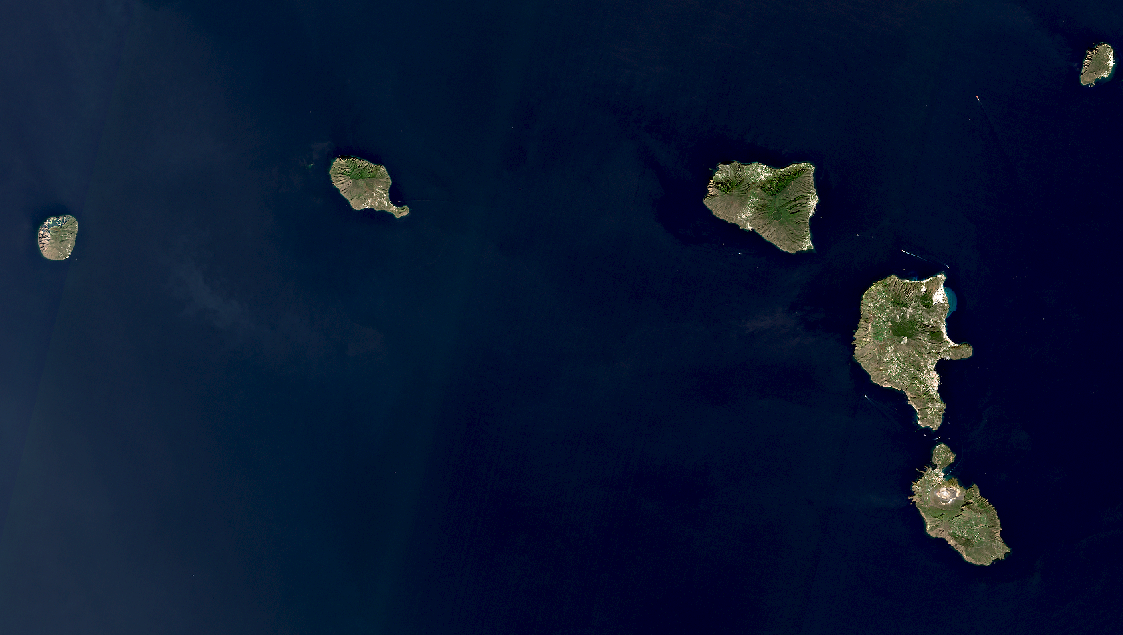
#> input picture Assignments/class/Aeolean_sentinel2.png, 1123 x 635 px
$ jupyter execute islands.ipynb
#> lines starting #> are read from the running program, lines starting #| are printed output that depends on the picture; after the words box and inside, x2 and y2 are one past the last pixel; in counts of white or black regions, pixels touching at a corner belong together
[cell 1]
#islands
import cv2
import matplotlib.pyplot as plt
import numpy as np

# read the image
image = cv2.imread('Aeolean_sentinel2.png')
#> image is the input picture: shape (635, 1123, 3); mean B, G, R 48.7, 21.5, 8.6
# convert to RGB
image_rgb = cv2.cvtColor(image, cv2.COLOR_BGR2RGB)
# convert to grayscale
gray = cv2.cvtColor(image_rgb, cv2.COLOR_RGB2GRAY)
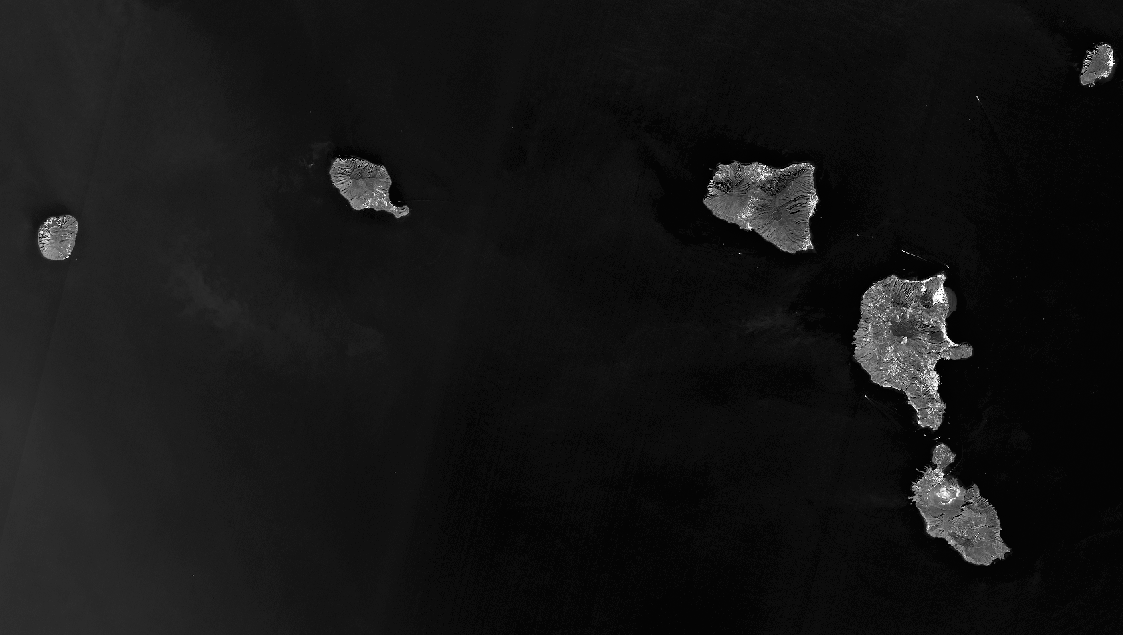
#> gray: shape (635, 1123); min 0, max 255, mean 20.7
# create a binary thresholded image
print("binary Image")
_, binary = cv2.threshold(gray, 50, 255, cv2.THRESH_BINARY_INV)
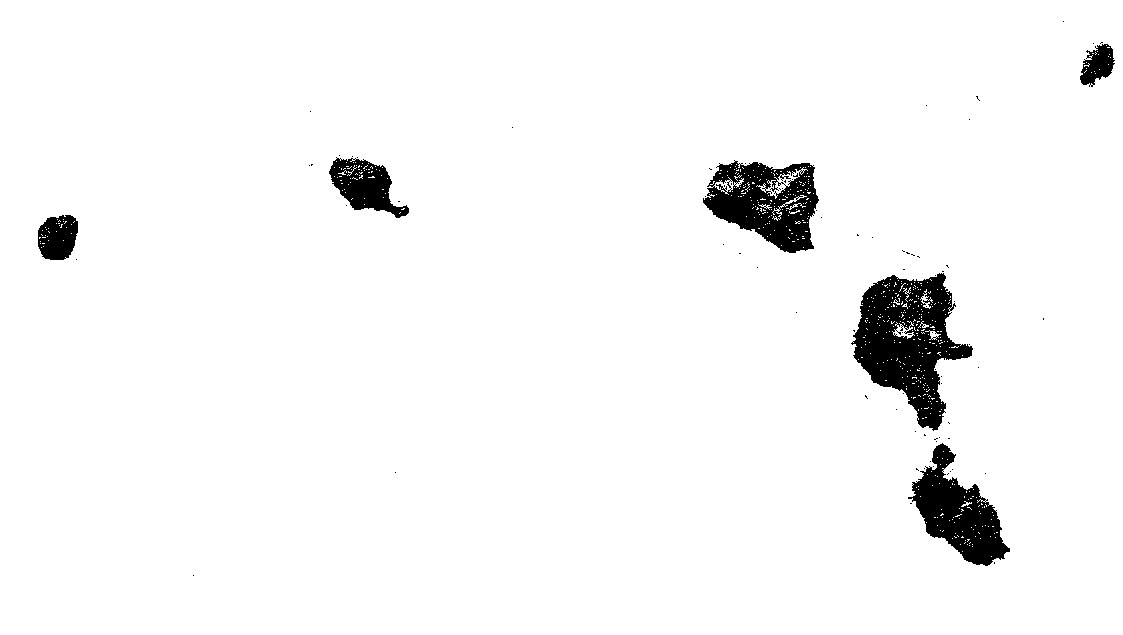
#> binary: shape (635, 1123); 96.3% white; 82 black regions (76 under 20 px), largest, box (x1, y1, x2, y2) and area: (851, 273, 973, 431) 9752, (703, 160, 819, 253) 6315, (908, 443, 1010, 566) 5673, (329, 157, 409, 218) 2478, (38, 215, 78, 260) 1416, (1080, 44, 1115, 87) 900
plt.imshow(binary, cmap="gray")
plt.show()
#opening
print("opening Image")
kernel = np.ones((5,5), np.uint8)
opening = cv2.morphologyEx(binary, cv2.MORPH_OPEN, kernel) #inside noise
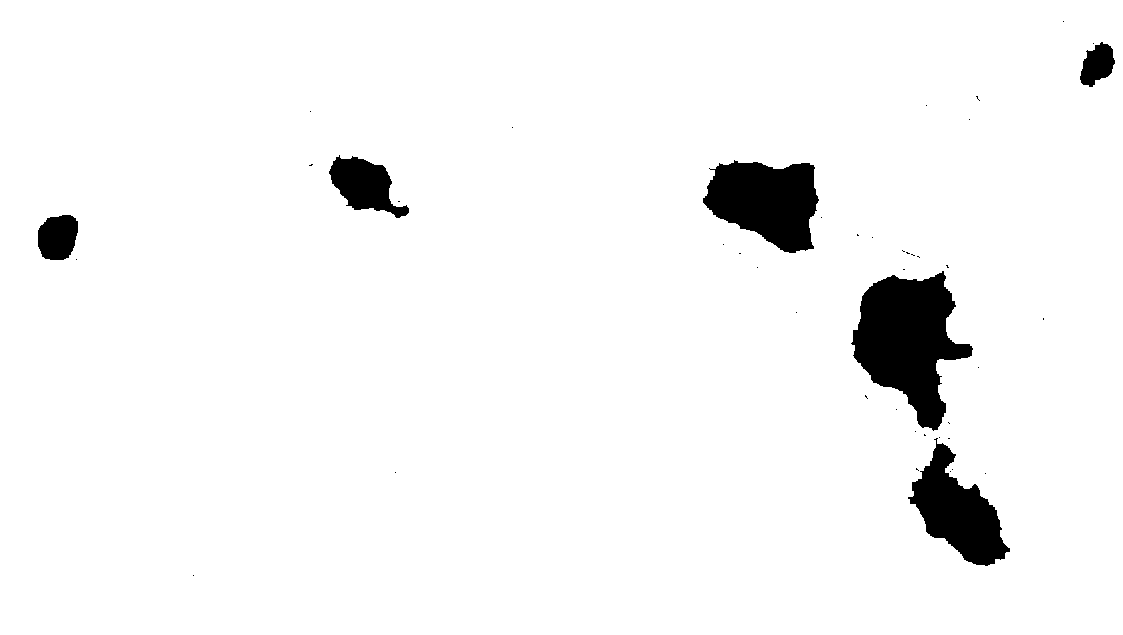
#> opening: shape (635, 1123); 95.9% white; 44 black regions (38 under 20 px), largest, box (x1, y1, x2, y2) and area: (851, 271, 973, 431) 10777, (703, 160, 819, 253) 7442, (908, 438, 1010, 566) 6064, (329, 155, 409, 218) 2697, (38, 215, 78, 260) 1477, (1080, 42, 1115, 87) 1013
plt.imshow(opening, cmap="gray")
plt.show()
#closing
print("closing Image")
kernel = np.ones((10,10), np.uint8)
closing = cv2.morphologyEx(opening, cv2.MORPH_CLOSE, kernel) #inside noise
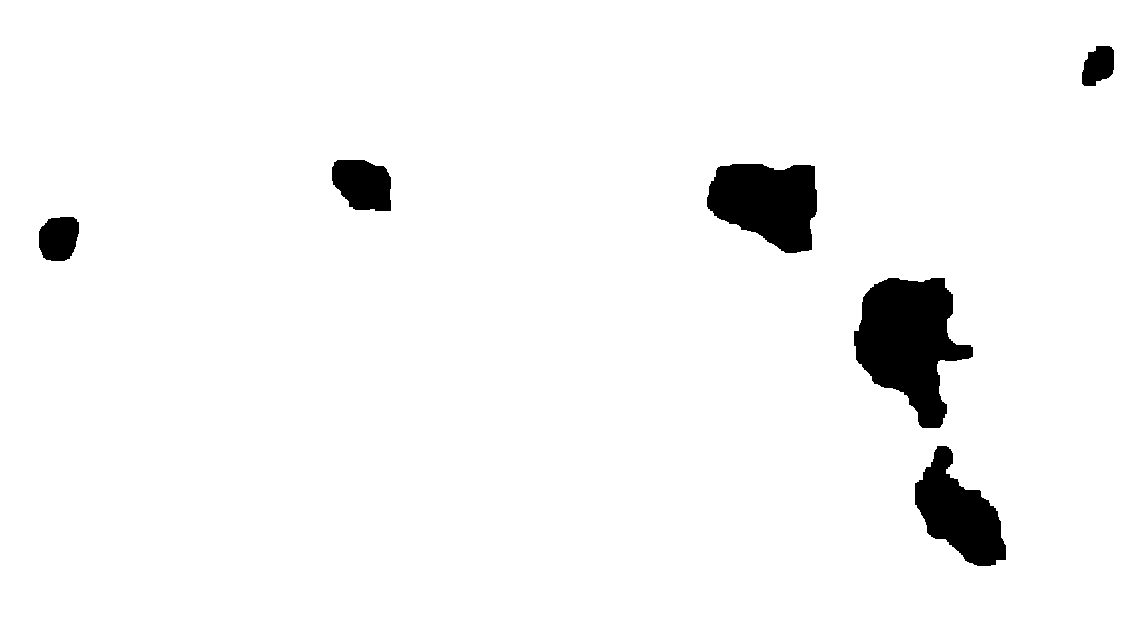
#> closing: shape (635, 1123); 96% white; 6 black regions
plt.imshow(closing, cmap="gray")
plt.show()

# find the contours from the thresholded image
contours, hierarchy = cv2.findContours(closing, cv2.RETR_TREE, cv2.CHAIN_APPROX_SIMPLE)
#> contours = 7 contours; box (x1, y1, x2, y2) and area: (0, 0, 1123, 635) 711348, (853, 277, 974, 429) 10878, (706, 163, 818, 254) 7514, (914, 445, 1007, 567) 6084, (331, 159, 392, 212) 2544, (38, 216, 80, 262) 1536, (1081, 45, 1115, 87) 1036

print("len Contours ", len(contours))
#| len Contours  7
# show the image with the drawn contours
#iterate through contours list
count=0
for idx,c in enumerate(contours):
    area = cv2.contourArea(c)
    #print("Area ", area)
    if area > 500 and area < 11000:
        cnt = contours[idx]
        cv2.drawContours(image_rgb, [cnt], 0, (0,255,0), 3)
        print('Area of contour', count, ' is ',area)
        count+=1
#> this loop made 7 passes
#> area on passes 2 to 7: 6084, 10877.5, 1536.5, 7513.5, 2544, 1035.5
#> (c, area) on pass 1: ([[0, 0], [0, 634], [1122, 634], [1122, 0]], 711348)
#| Area of contour 0  is  6084.0
#| Area of contour 1  is  10877.5
#| Area of contour 2  is  1536.5
#| Area of contour 3  is  7513.5
#| Area of contour 4  is  2544.0
#| Area of contour 5  is  1035.5
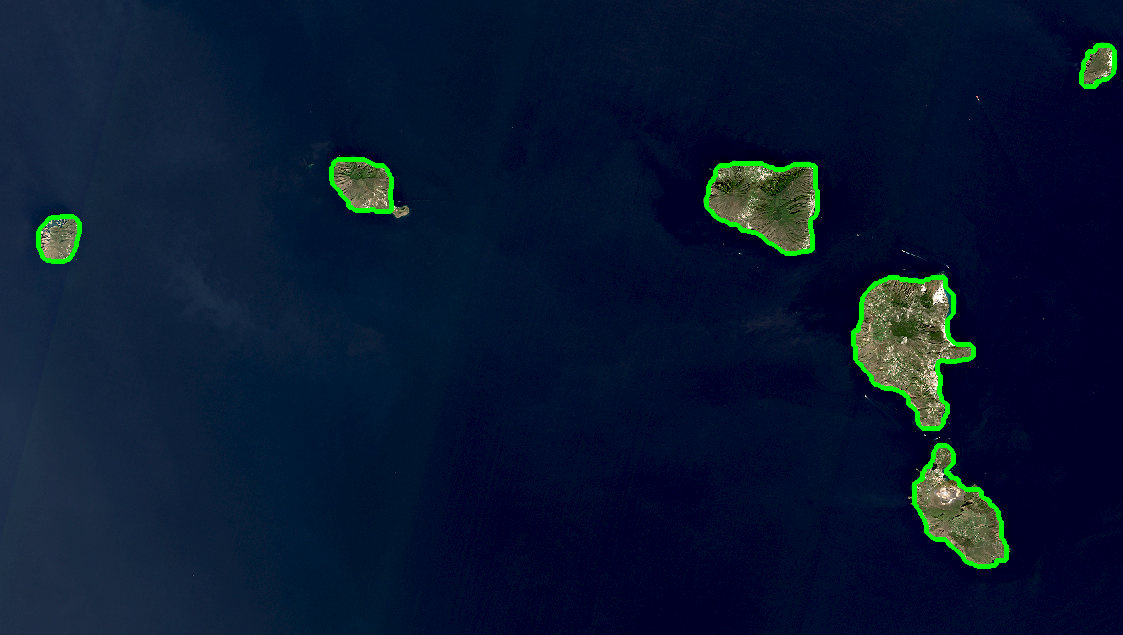
#> image_rgb: shape (635, 1123, 3); mean R, G, B 8.1, 23.7, 48
#> after the loop, count = 6

print("Total Count: ", count)
#| Total Count:  6
print("draw contour Image")
plt.imshow(image_rgb)
plt.show()
print("normal Image")
plt.imshow(image)
plt.show()
